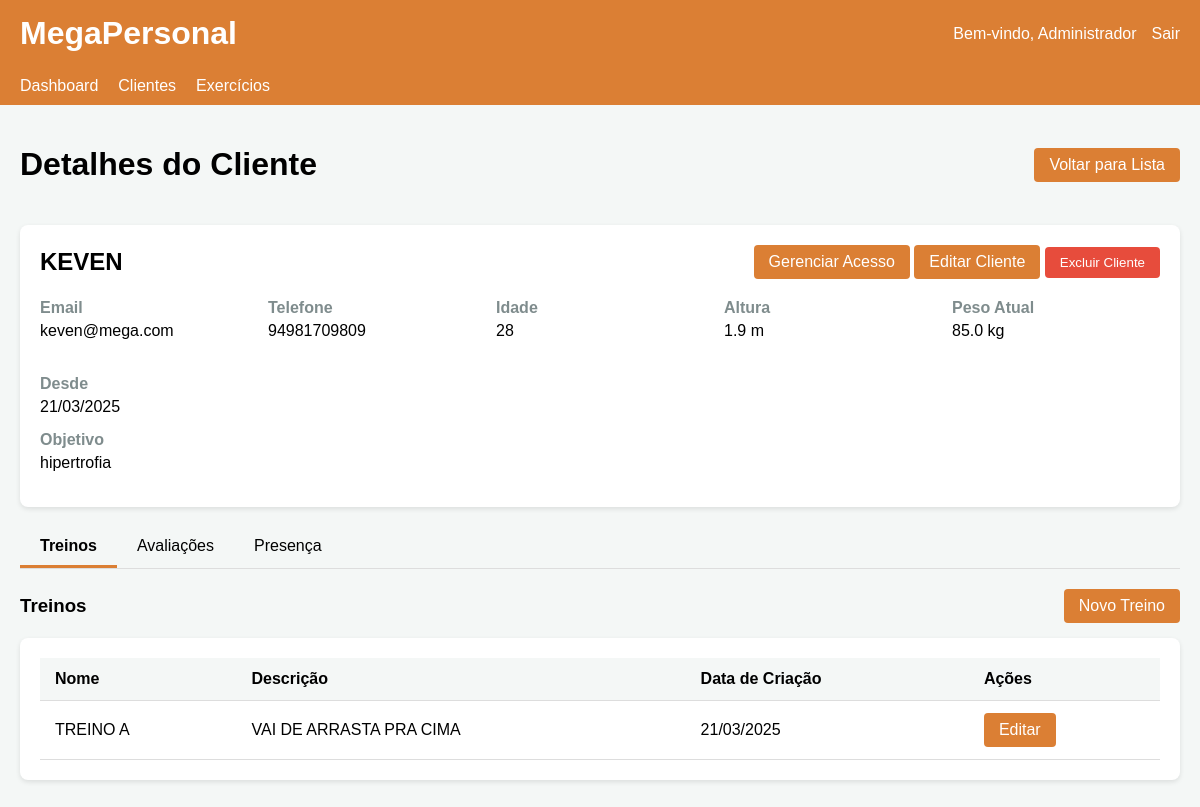
The page /client/2 (signed in) on the database its author committed.
### app.py (models this page shows)
class Client(db.Model):
    id = db.Column(db.Integer, primary_key=True)
    name = db.Column(db.String(100), nullable=False)
    email = db.Column(db.String(100), nullable=False)
    phone = db.Column(db.String(20))
    age = db.Column(db.Integer)
    height = db.Column(db.Float)
    weight = db.Column(db.Float)
    goal = db.Column(db.String(200))
    health_notes = db.Column(db.Text)
    registration_date = db.Column(db.DateTime, default=datetime.utcnow)
    trainer_id = db.Column(db.Integer, db.ForeignKey('trainer.id'), nullable=False)
    workouts = db.relationship('Workout', backref='client', lazy=True)
    assessments = db.relationship('Assessment', backref='client', lazy=True)

class Workout(db.Model):
    id = db.Column(db.Integer, primary_key=True)
    name = db.Column(db.String(100), nullable=False)
    description = db.Column(db.Text)
    created_date = db.Column(db.DateTime, default=datetime.utcnow)
    client_id = db.Column(db.Integer, db.ForeignKey('client.id'), nullable=False)
    exercises = db.relationship('WorkoutExercise', backref='workout', lazy=True)

### app.py (the view)
@app.route('/client/<int:client_id>')
def client_detail(client_id):
    if 'trainer_id' not in session:
        return redirect(url_for('login'))
    client = Client.query.get_or_404(client_id)
    if client.trainer_id != session['trainer_id']:
        return redirect(url_for('clients'))
    workouts = Workout.query.filter_by(client_id=client.id).all()
    assessments = Assessment.query.filter_by(client_id=client.id).order_by(Assessment.date.desc()).all()
    return render_template('client_detail.html',
                          client=client,
                          workouts=workouts,
                          assessments=assessments)

### templates/client_detail.html (shortened to what this page needs)
<!DOCTYPE html>
<html lang="pt-br">
<head>
</head>
<body>
    <header>
        <div class="header-content">
            <div class="logo">
                <h1>MegaPersonal</h1>
            </div>
            <div class="user-info">
                <span>Bem-vindo, {{ session.get('trainer_name', 'Treinador') }}</span>
                <a href="{{ url_for('logout') }}">Sair</a>
            </div>
        </div>
    </header>
    <nav class="navbar">
        <ul class="nav-links">
            <li><a href="{{ url_for('dashboard') }}">Dashboard</a></li>
            <li><a href="{{ url_for('client_list') }}">Clientes</a></li>
            <li><a href="{{ url_for('exercises') }}">Exercícios</a></li>
        </ul>
    </nav>
    <div class="container">
        <div class="page-header">
            <h1>Detalhes do Cliente</h1>
            <a href="{{ url_for('client_list') }}" class="button">Voltar para Lista</a>
        </div>
        <div class="client-info">
            <div class="client-header">
                <h2>{{ client.name }}</h2>
                <div>
                    <a href="{{ url_for('client_user_manage', client_id=client.id) }}" class="button secondary">Gerenciar Acesso</a>
                    <a href="{{ url_for('client_edit', client_id=client.id) }}" class="button">Editar Cliente</a>
                    <button onclick="showDeleteModal()" class="button delete-button">Excluir Cliente</button>
                </div>
            </div>
            <div class="client-details">
                <div class="detail-item">
                    <label>Email</label>
                    <p>{{ client.email }}</p>
                </div>
                <div class="detail-item">
                    <label>Telefone</label>
                    <p>{{ client.phone }}</p>
                </div>
                <div class="detail-item">
                    <label>Idade</label>
                    <p>{{ client.age if client.age else 'Não informado' }}</p>
                </div>
                <div class="detail-item">
                    <label>Altura</label>
                    <p>{{ client.height|round(2) if client.height else 'Não informado' }} m</p>
                </div>
                <div class="detail-item">
                    <label>Peso Atual</label>
                    <p>{{ client.weight|round(1) if client.weight else 'Não informado' }} kg</p>
                </div>
                <div class="detail-item">
                    <label>Desde</label>
                    <p>{{ client.registration_date.strftime('%d/%m/%Y') }}</p>
                </div>
            </div>
            <div class="detail-item">
                <label>Objetivo</label>
                <p>{{ client.goal }}</p>
            </div>
        </div>
        <div class="tabs">
            <div class="tab active" onclick="switchTab('workouts')">Treinos</div>
            <div class="tab" onclick="switchTab('assessments')">Avaliações</div>
            <div class="tab" onclick="switchTab('attendance')">Presença</div>
        </div>
        <div id="workouts" class="tab-content active">
            <div class="section-header">
                <h3>Treinos</h3>
                <a href="{{ url_for('workout_new', client_id=client.id) }}" class="button">Novo Treino</a>
            </div>
            <div class="workouts-list">
                {% if workouts %}
                <table>
                    <thead>
                        <tr>
                            <th>Nome</th>
                            <th>Descrição</th>
                            <th>Data de Criação</th>
                            <th>Ações</th>
                        </tr>
                    </thead>
                    <tbody>
                        {% for workout in workouts %}
                        <tr>
                            <td>{{ workout.name }}</td>
                            <td>{{ workout.description|truncate(50) }}</td>
                            <td>{{ workout.created_date.strftime('%d/%m/%Y') }}</td>
                            <td>
                                <a href="{{ url_for('workout_edit', workout_id=workout.id) }}" class="button">Editar</a>
                            </td>
                        </tr>
                        {% endfor %}
                    </tbody>
                </table>
                {% else %}
                <p>Não há treinos cadastrados para este cliente.</p>
                {% endif %}
            </div>
        </div>
    </div>
</body>
</html>

### templates/client_detail.html (style rules this page uses)
body { font-family: 'Arial', sans-serif; background-color: #f4f7f6; margin: 0; padding: 0; }
.container { max-width: 1200px; margin: 0 auto; padding: 20px; }
header { background-color: #db7f34; color: white; padding: 15px 0; box-shadow: 0 2px 5px rgba(0,0,0,0.1); }
.header-content { display: flex; justify-content: space-between; align-items: center; max-width: 1200px; margin: 0 auto; padding: 0 20px; }
.logo h1 { margin: 0; }
.user-info { display: flex; align-items: center; }
.user-info a { color: white; text-decoration: none; margin-left: 15px; }
.navbar { background-color: #db7f34; padding: 10px 0; }
.nav-links { display: flex; list-style: none; margin: 0; padding: 0 20px; max-width: 1200px; margin: 0 auto; }
.nav-links li { margin-right: 20px; }
.nav-links a { color: white; text-decoration: none; padding: 5px 0; }
.page-header { display: flex; justify-content: space-between; align-items: center; margin-bottom: 20px; }
.button { background-color: #db7f34; color: white; border: none; padding: 8px 15px; border-radius: 4px; text-decoration: none; display: inline-block; cursor: pointer; }
.client-info { background-color: white; border-radius: 8px; box-shadow: 0 2px 5px rgba(0,0,0,0.1); padding: 20px; margin-bottom: 20px; }
.client-header { display: flex; justify-content: space-between; align-items: center; margin-bottom: 20px; }
.client-header h2 { margin: 0; }
.client-details { display: grid; grid-template-columns: repeat(auto-fill, minmax(200px, 1fr)); gap: 20px; }
.detail-item { margin-bottom: 15px; }
.detail-item label { display: block; font-weight: bold; margin-bottom: 5px; color: #7f8c8d; }
.detail-item p { margin: 0; }
.tabs { display: flex; border-bottom: 1px solid #ddd; margin-bottom: 20px; }
.tab { padding: 10px 20px; cursor: pointer; border-bottom: 3px solid transparent; }
.tab.active { font-weight: bold; border-bottom: 3px solid #db7f34; }
.tab-content { display: none; }
.tab-content.active { display: block; }
.section-header { display: flex; justify-content: space-between; align-items: center; margin-bottom: 15px; }
.section-header h3 { margin: 0; }
.workouts-list, .assessments-list { background-color: white; border-radius: 8px; box-shadow: 0 2px 5px rgba(0,0,0,0.1); padding: 20px; margin-bottom: 20px; }
table { width: 100%; border-collapse: collapse; }
th, td { padding: 12px 15px; text-align: left; border-bottom: 1px solid #ddd; }
th { background-color: #f4f7f6; font-weight: bold; }
.delete-button { background-color: #e74c3c; }

### rows shown on the page
Client: name "KEVEN", email "keven@mega.com", phone "94981709809", age "28", height "1.9", weight "85.0", registration_date "21/03/2025", goal "hipertrofia"
Workout: name "TREINO A", description "VAI DE ARRASTA PRA CIMA", created_date "21/03/2025"

### other values the page prints
{{ session.get('trainer_name', 'Treinador') }} "Administrador"
